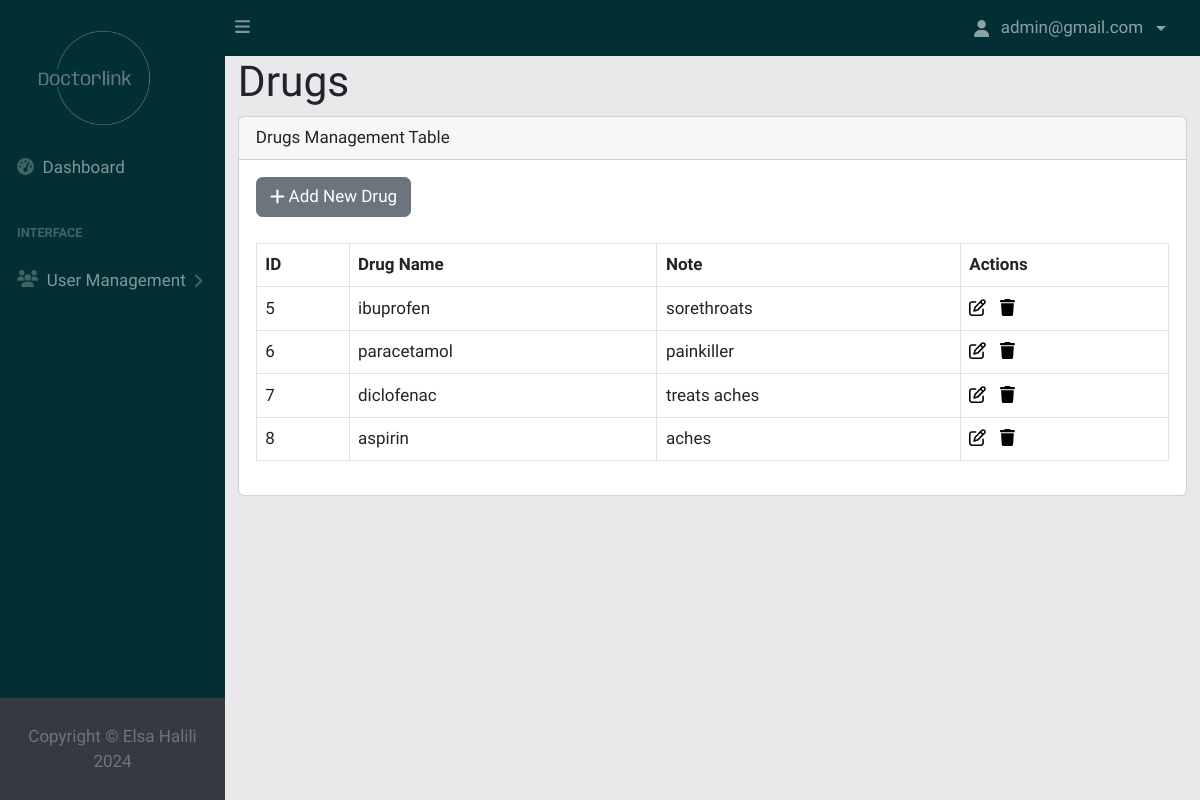
Screenshot of /drugs.php (signed in) with the database file from the repository.
### tables this page shows
CREATE TABLE `Drugs` (
  `id` int(11) NOT NULL,
  `drug_name` varchar(255) DEFAULT NULL,
  `note` varchar(255) NOT NULL
);

### drugs.php (the view, shortened to what this page needs)
<!DOCTYPE html>
<html lang="en">
<?php
require './database/config.php';
try {
    $stmt = $conn->query("SELECT * FROM Drugs");
    $stmt->execute();
    $drugs = $stmt->fetchAll(PDO::FETCH_ASSOC);
} catch (PDOException $e) {
    echo $e;
}
?>
<head>
    <link href="https://cdn.jsdelivr.net/npm/simple-datatables@7.1.2/dist/style.min.css" rel="stylesheet" />
    <link href="css/styles.css" rel="stylesheet" />
    <link href="css/main.css" rel="stylesheet" />
</head>
<body class="sb-nav-fixed">
    <?php include('layout/navigation.php') ?>
    <div id="layoutSidenav">
        <?php include('layout/sidenav.php') ?>
        <div id="layoutSidenav_content" class="layoutsidenav_content">
            <main>
                <div class="container-fluid">
                    <h1>Drugs</h1>
                    <div class="card mb-4">
                        <div class="card-header">
                            Drugs Management Table
                        </div>
                        <div class="card-body">
                            <div class="add-new-drug mb-4">
                                <a href="#" class="btn btn-secondary" data-bs-toggle="modal" data-bs-target="#addDrugModal">
                                    <i class="fa-solid fa-plus"></i>
                                    Add New Drug
                                </a>
                            </div>
                            <table id="drugTable" class="table table-bordered">
                                <thead>
                                    <tr>
                                        <th>ID</th>
                                        <th>Drug Name</th>
                                        <th>Note</th>
                                        <th>Actions</th>
                                    </tr>
                                </thead>
                                <tbody>
                                    <?php if (isset($drugs) && !empty($drugs)) : ?>
                                        <?php foreach ($drugs as $drug) : ?>
                                            <tr>
                                                <td><?php echo $drug['id']; ?></td>
                                                <td><?php echo $drug['drug_name']; ?></td>
                                                <td><?php echo $drug['note']; ?></td>
                                                <td class="action-links">
                                                    <a href="" data-bs-toggle="modal" data-bs-target="#editDrugModal<?= $drug['id'] ?>">
                                                        <i class="fa-regular fa-pen-to-square" style="color: #000000;"></i>
                                                    </a>
                                                    <a href="" data-bs-toggle="modal" data-bs-target="#deleteDrugModal<?= $drug['id'] ?>">
                                                        <i class="fa-solid fa-trash" style="color: #000000;"></i>
                                                    </a>
                                                </td>
                                            </tr>
                                        <?php endforeach; ?>
                                    <?php else : ?>
                                        <tr>
                                            <td>drugs found</td>
                                        </tr>
                                    <?php endif; ?>
                                </tbody>
                            </table>
                        </div>
                    </div>
                </div>
        </div>
    </div>
</body>
</html>

### css/main.css (style rules this page uses)
* { font-family: "Rajdhani", sans-serif; font-size: 17px; }
body { background: #e9e9eb; }
.layoutsidenav_content { background: #e9e9eb; }
.action-links a { margin-right: 10px; text-decoration: none; color: #007bff; }

### rows the page displays
drugs: id "5", drug_name "ibuprofen", note "sorethroats"
drugs: id "6", drug_name "paracetamol", note "painkiller"
drugs: id "7", drug_name "diclofenac", note "treats aches"
drugs: id "8", drug_name "aspirin", note "aches"

### other values shown
$loggedInUser['Email'] "admin@gmail.com"
